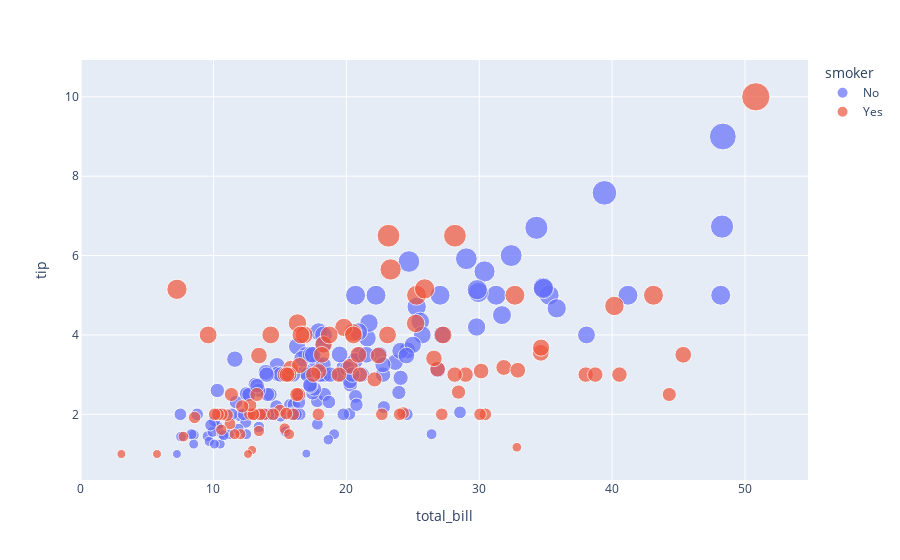

Write notebook code for a chart like this one.
### Code cell
px.scatter(tips, x='total_bill', y='tip',color='smoker',size='tip')

### Figure 1 — Plotly figure (JSON) as saved in the notebook; plotly's stock layout.template omitted (floating-point values rounded to 4 significant figures; data arrays with more than 128 entries replaced by an {"elided": "..."} marker saying what was removed)
{"data": [{"hovertemplate": "smoker=No<br>total_bill=%{x}<br>tip=%{marker.size}<extra></extra>", "legendgroup": "No", "marker": {"color": "#636efa", "size": {"elided": "151 float values"}, "sizemode": "area", "sizeref": 0.025, "symbol": "circle"}, "mode": "markers", "name": "No", "orientation": "v", "showlegend": true, "type": "scatter", "x": {"elided": "151 float values"}, "xaxis": "x", "y": {"elided": "151 float values"}, "yaxis": "y"}, {"hovertemplate": "smoker=Yes<br>total_bill=%{x}<br>tip=%{marker.size}<extra></extra>", "legendgroup": "Yes", "marker": {"color": "#EF553B", "size": [3, 1.76, 3.21, 2, 1.98, 3.76, 1, 2.09, 3.14, 5, 3.08, 3, 5, 3, 1, 4.3, 4.73, 4, 1.5, 3, 2.5, 3, 2.5, 3.48, 1.64, 4.06, 4.29, 4, 2, 3, 1.61, 2, 10, 3.16, 5.15, 3.18, 4, 3.11, 2, 2, 4, 3.55, 3.68, 5.65, 3.5, 6.5, 3, 3.5, 2, 3.5, 4, 1.5, 4.19, 2.56, 2.02, 4, 2, 5, 2, 2, 4, 2.01, 2, 2.5, 4, 3.23, 3.41, 3, 2.03, 2.23, 2, 5.16, 2.5, 6.5, 1.1, 3, 1.5, 1.44, 3.09, 2.2, 3.48, 1.92, 1.58, 2.5, 2, 2.88, 2, 3, 3, 1, 1.17, 2, 2], "sizemode": "area", "sizeref": 0.025, "symbol": "circle"}, "mode": "markers", "name": "Yes", "orientation": "v", "showlegend": true, "type": "scatter", "x": [38.01, 11.24, 20.29, 13.81, 11.02, 18.29, 3.07, 15.01, 26.86, 25.28, 17.92, 19.44, 32.68, 28.97, 5.75, 16.32, 40.17, 27.28, 12.03, 21.01, 11.35, 15.38, 44.3, 22.42, 15.36, 20.49, 25.21, 14.31, 16, 17.51, 10.59, 10.63, 50.81, 15.81, 7.25, 31.85, 16.82, 32.9, 17.89, 14.48, 9.6, 34.63, 34.65, 23.33, 45.35, 23.17, 40.55, 20.9, 30.46, 18.15, 23.1, 15.69, 19.81, 28.44, 15.48, 16.58, 10.34, 43.11, 13, 13.51, 18.71, 12.74, 13, 16.4, 20.53, 16.47, 26.59, 38.73, 24.27, 12.76, 30.06, 25.89, 13.27, 28.17, 12.9, 28.15, 11.59, 7.74, 30.14, 12.16, 13.42, 8.58, 13.42, 16.27, 10.09, 22.12, 24.01, 15.69, 15.53, 12.6, 32.83, 27.18, 22.67], "xaxis": "x", "y": [3, 1.76, 3.21, 2, 1.98, 3.76, 1, 2.09, 3.14, 5, 3.08, 3, 5, 3, 1, 4.3, 4.73, 4, 1.5, 3, 2.5, 3, 2.5, 3.48, 1.64, 4.06, 4.29, 4, 2, 3, 1.61, 2, 10, 3.16, 5.15, 3.18, 4, 3.11, 2, 2, 4, 3.55, 3.68, 5.65, 3.5, 6.5, 3, 3.5, 2, 3.5, 4, 1.5, 4.19, 2.56, 2.02, 4, 2, 5, 2, 2, 4, 2.01, 2, 2.5, 4, 3.23, 3.41, 3, 2.03, 2.23, 2, 5.16, 2.5, 6.5, 1.1, 3, 1.5, 1.44, 3.09, 2.2, 3.48, 1.92, 1.58, 2.5, 2, 2.88, 2, 3, 3, 1, 1.17, 2, 2], "yaxis": "y"}], "layout": {"legend": {"itemsizing": "constant", "title": {"text": "smoker"}, "tracegroupgap": 0}, "margin": {"t": 60}, "xaxis": {"anchor": "y", "domain": [0, 1], "title": {"text": "total_bill"}}, "yaxis": {"anchor": "x", "domain": [0, 1], "title": {"text": "tip"}}}}
